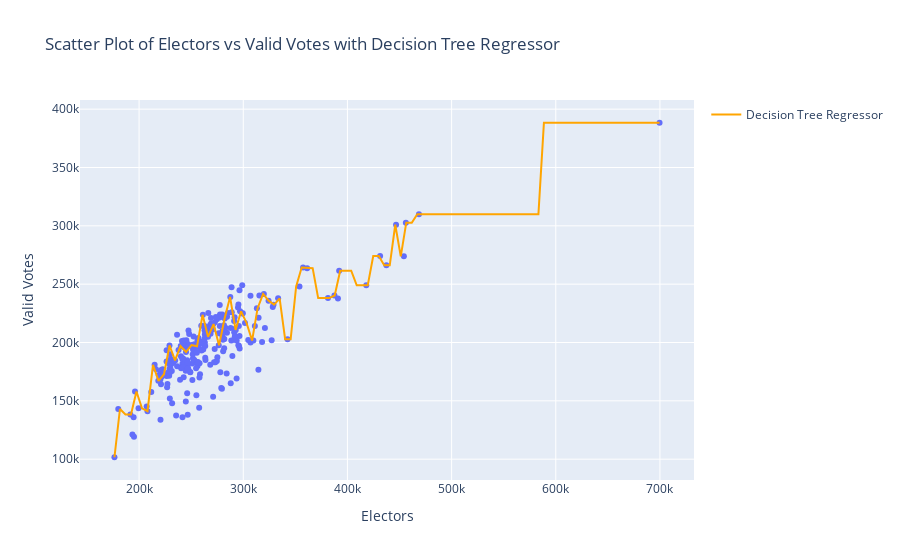

The code cell stored with this chart in its notebook:
### Markdown cell above
# # DECISION TREE REGRESSOR

### Code cell
df = df[df['Position'] == 1]
electors = df['Electors'].values.reshape(-1, 1)  
valid_votes = df['Valid_Votes']
model = DecisionTreeRegressor()
model.fit(electors, valid_votes)
electors_range = np.linspace(electors.min(), electors.max(), 100).reshape(-1, 1)
predicted_valid_votes = model.predict(electors_range)
fig = px.scatter(x=df['Electors'], y=valid_votes, labels={'x': 'Electors', 'y': 'Valid Votes'},
                 title='Scatter Plot of Electors vs Valid Votes with Decision Tree Regressor')
fig.add_trace(go.Scatter(x=electors_range.flatten(), y=predicted_valid_votes, mode='lines',
                         name='Decision Tree Regressor', line=dict(color='orange')))

fig.show()

### Figure 1 — Plotly figure (JSON) as saved in the notebook; plotly's stock layout.template omitted (floating-point values rounded to 4 significant figures; data arrays with more than 128 entries replaced by an {"elided": "..."} marker saying what was removed)
{"data": [{"hovertemplate": "Electors=%{x}<br>Valid Votes=%{y}<extra></extra>", "legendgroup": "", "marker": {"color": "#636efa", "symbol": "circle"}, "mode": "markers", "name": "", "orientation": "v", "showlegend": false, "type": "scatter", "x": {"elided": "234 int values"}, "xaxis": "x", "y": {"elided": "234 int values"}, "yaxis": "y"}, {"line": {"color": "orange"}, "mode": "lines", "name": "Decision Tree Regressor", "type": "scatter", "x": [176353, 181600.0, 186900.0, 192200.0, 197500.0, 202800.0, 208100.0, 213400.0, 218600.0, 223922, 229200.0, 234500.0, 239800.0, 245100.0, 250300.0, 255600.0, 260900.0, 266200.0, 271491, 276800.0, 282100.0, 287300.0, 292600.0, 297900.0, 303200.0, 308500.0, 313800.0, 319060, 324300.0, 329600.0, 334900.0, 340200.0, 345500.0, 350800.0, 356100.0, 361300.0, 366629, 371900.0, 377200.0, 382500.0, 387800.0, 393100.0, 398300.0, 403600.0, 408900.0, 414198, 419500.0, 424800.0, 430100.0, 435300.0, 440600.0, 445900.0, 451200.0, 456500.0, 461767, 467100.0, 472300.0, 477600.0, 482900.0, 488200.0, 493500.0, 498800.0, 504100.0, 509336, 514600.0, 519900.0, 525200.0, 530500.0, 535800.0, 541000.0, 546300.0, 551600.0, 556905, 562200.0, 567500.0, 572800.0, 578000.0, 583300.0, 588600.0, 593900.0, 599200.0, 604474, 609800.0, 615000.0, 620300.0, 625600.0, 630900.0, 636200.0, 641500.0, 646800.0, 652043, 657300.0, 662600.0, 667900.0, 673200.0, 678500.0, 683800.0, 689000.0, 694300.0, 699612], "y": [101650, 142995, 138257, 138257, 158060, 143560, 141102, 180902, 167169, 172811, 197456, 184669, 196904, 191840, 197784, 196734, 223702, 204860, 215802, 197564, 220495, 238924, 210766, 226729, 216628, 201694, 229432, 241653, 235849, 232435, 237892, 202799, 202799, 248098, 264262, 263736, 263736, 238092, 238092, 238092, 240299, 261511, 261511, 261511, 248968, 248968, 248968, 274087, 274087, 266194, 266194, 300927, 273870, 302700, 302700, 309918, 309918, 309918, 309918, 309918, 309918, 309918, 309918, 309918, 309918, 309918, 309918, 309918, 309918, 309918, 309918, 309918, 309918, 309918, 309918, 309918, 309918, 309918, 388355, 388355, 388355, 388355, 388355, 388355, 388355, 388355, 388355, 388355, 388355, 388355, 388355, 388355, 388355, 388355, 388355, 388355, 388355, 388355, 388355, 388355]}], "layout": {"autosize": true, "legend": {"tracegroupgap": 0}, "title": {"text": "Scatter Plot of Electors vs Valid Votes with Decision Tree Regressor"}, "xaxis": {"anchor": "y", "autorange": true, "domain": [0, 1], "range": [144200.0, 731700.0], "title": {"text": "Electors"}, "type": "linear"}, "yaxis": {"anchor": "x", "autorange": true, "domain": [0, 1], "range": [77990.0, 412000.0], "title": {"text": "Valid Votes"}, "type": "linear"}}}
